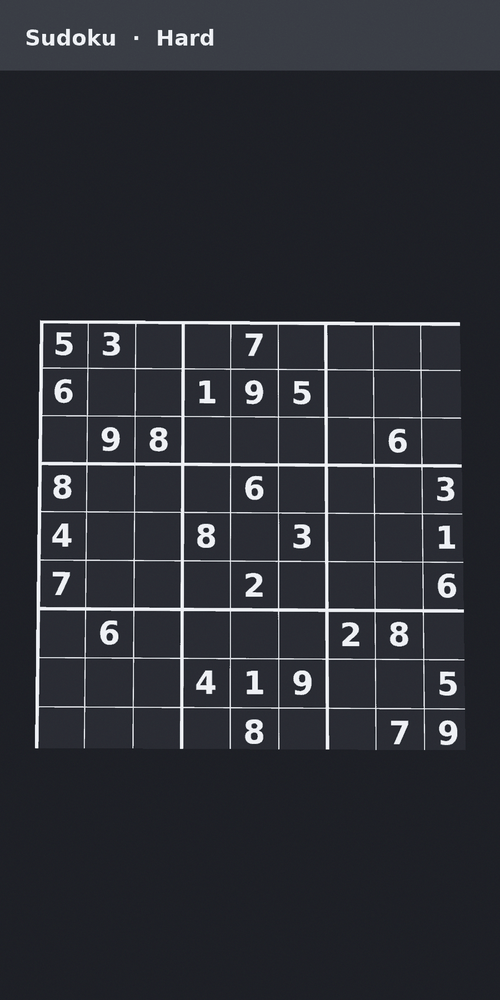
#> input picture app/src/main/assets/samples/sample1.png, 500 x 1000 px, shrunk from 900 x 1800 before the run
$ python verify_pipeline.py
#> lines starting #> are read from the running program, lines starting #| are printed output that depends on the picture; after the words box and inside, x2 and y2 are one past the last pixel; in counts of white or black regions, pixels touching at a corner belong together; long printed decimals are rounded
"""Validation mirror of the Kotlin per-cell pipeline in app/src/main/java/com/sudokuassist/vision/.

Check-list:
  * cell_ink_mask()  == SudokuGridDetector.cellInkMask()   (Otsu, minority, contrast guard, 2x2 OPEN)
  * clean_border()   == SudokuGridDetector.cleanBorderBlobs()
  * occupancy rules  == SudokuRecognizer.readOccupancy()
  * DigitTemplates.features() -> zero-mean 16x16 coverage, NCC
  * axisAlignedCandidate() -> structMask / lineProfiles / fitLattice (fast path)

Usage:
    pip install opencv-python-headless pillow numpy
    python3 tools/verify_pipeline.py

Exit code is 0 when the bundled sample is recognised without errors.
"""
import sys

import cv2
import numpy as np

CELL = 96
MIN_CELL_CONTRAST = 35.0
GRID = 16


def cell_ink_mask(gray):
    g = cv2.GaussianBlur(gray, (5, 5), 0)
    t, _ = cv2.threshold(g, 0, 255, cv2.THRESH_BINARY + cv2.THRESH_OTSU)
    total = g.size
    bright = int(np.count_nonzero(g > t))
    if bright == 0 or bright == total:
        return np.zeros_like(g)
    if bright > total - bright:
        ink = (g <= t)
        ink_count = total - bright
    else:
        ink = (g > t)
        ink_count = bright
    m = (ink.astype(np.uint8) * 255)
    ink_mean = float(g[ink].mean())
    bg_count = total - ink_count
    all_mean = float(g.mean())
    bg_mean = (all_mean * total - ink_mean * ink_count) / bg_count if bg_count else all_mean
    if abs(ink_mean - bg_mean) < MIN_CELL_CONTRAST:
        return np.zeros_like(g)
    return cv2.morphologyEx(m, cv2.MORPH_OPEN, np.ones((2, 2), np.uint8))


def clean_border(mask, border=1):
    n, labels, stats, _ = cv2.connectedComponentsWithStats((mask > 0).astype(np.uint8), 8)
    if n <= 1:
        return mask
    h, w = mask.shape
    out = mask.copy()
    for i in range(1, n):
        x, y, bw, bh, _a = stats[i]
        if x <= border or y <= border or x + bw >= w - border or y + bh >= h - border:
            out[labels == i] = 0
    return out


def features(bmp_gray):
    """Mirror of DigitTemplates.features(): bbox-normalise, 16x16, max-normalise, zero-mean."""
    lum = bmp_gray.astype(np.float32) / 255.0
    ink = 1.0 - lum
    ys, xs = np.nonzero(ink > 0.5)  # lum < 128
    f = np.zeros((GRID, GRID), np.float32)
    if len(xs) == 0:
        return f.ravel()
    minX, maxX, minY, maxY = xs.min(), xs.max(), ys.min(), ys.max()
    w = float(maxX - minX + 1)
    h = float(maxY - minY + 1)
    for y in range(ink.shape[0]):
        for x in range(ink.shape[1]):
            v = ink[y, x]
            if v <= 0.05:
                continue
            gx = int((x - minX) / w * (GRID - 1))
            gy = int((y - minY) / h * (GRID - 1))
            gx = min(max(gx, 0), GRID - 1)
            gy = min(max(gy, 0), GRID - 1)
            f[gy, gx] += v
    mx = f.max()
    if mx > 0:
        f /= mx
    f -= f.mean()
    return f.ravel()


SIZE = 64


def build_templates(font_path="/usr/share/fonts/truetype/dejavu/DejaVuSans-Bold.ttf"):
    """Mirror of DigitTemplates.buildTemplates(): 64x64 canvas, textSize = 0.82*SIZE,
    centered horizontally, baseline chosen so the glyph is vertically centered."""
    from PIL import Image, ImageDraw, ImageFont

    font = ImageFont.truetype(font_path, int(SIZE * 0.82))
    tiles = []
    for d in range(1, 10):
        img = Image.new("L", (SIZE, SIZE), 255)
        dr = ImageDraw.Draw(img)
        box = dr.textbbox((0, 0), str(d), font=font)
        x = SIZE / 2 - (box[2] + box[0]) / 2
        y = SIZE / 2 - (box[3] + box[1]) / 2
        dr.text((x, y), str(d), font=font, fill=0)
        tiles.append(features(np.array(img)))
    return np.array(tiles)


def classify(crop, templates):
    f = features(crop)
    na = float(f @ f)
    scores = []
    for t in templates:
        nb = float(t @ t)
        denom = np.sqrt(na * nb)
        scores.append(float(f @ t) / denom if denom > 0 else 0.0)
    s = np.array(scores)
    k = int(np.argmax(s))
    second = float(np.sort(s)[-2])
    return k + 1, float(s[k]), second


# ---------------------------------------------------------------- detection
# Mirror of SudokuGridDetector.structMask / lineProfiles / fitLattice (axis-aligned
# fast path only: that is the path the bundled sample takes).


def struct_mask(gray):
    g = cv2.GaussianBlur(gray, (3, 3), 0)
    inv = cv2.adaptiveThreshold(g, 255, cv2.ADAPTIVE_THRESH_MEAN_C, cv2.THRESH_BINARY_INV, 31, 3)
    nrm = cv2.adaptiveThreshold(g, 255, cv2.ADAPTIVE_THRESH_MEAN_C, cv2.THRESH_BINARY, 31, 3)
    m = inv if np.count_nonzero(inv) <= np.count_nonzero(nrm) else nrm
    _, o = cv2.threshold(g, 0, 255, cv2.THRESH_BINARY_INV + cv2.THRESH_OTSU)
    if np.count_nonzero(o) > o.size / 2:
        o = cv2.bitwise_not(o)
    return cv2.bitwise_or(m, o)


def line_profiles(mask, kvert, khorz):
    vert = cv2.morphologyEx(mask, cv2.MORPH_OPEN,
                            cv2.getStructuringElement(cv2.MORPH_RECT, (1, kvert)))
    horz = cv2.morphologyEx(mask, cv2.MORPH_OPEN,
                            cv2.getStructuringElement(cv2.MORPH_RECT, (khorz, 1)))
    cols = (vert > 0).mean(axis=0).astype(np.float32)
    rows = (horz > 0).mean(axis=1).astype(np.float32)
    return cols, rows


def subpixel(p, center, half):
    a = max(0, int(np.floor(center - half)))
    b = min(p.size - 1, int(np.ceil(center + half)))
    if b <= a:
        return center
    seg = p[a:b + 1]
    mx = float(seg.max())
    w = np.maximum(seg - 0.5 * mx, 1e-6)
    return float((np.arange(a, b + 1) * w).sum() / w.sum())


def seg_max(p, center, half):
    a = max(0, int(round(center - half)))
    b = min(p.size - 1, int(round(center + half)))
    if b < a:
        return 0.0
    return float(p[a:b + 1].max())


def fit_lattice(profile, span_lo=0.22, span_hi=1.0, min_count=9, fuzz=0.0):
    if profile.size == 0:
        return None
    if profile.max() <= 0.12:
        return None
    n = profile.size
    p = profile.copy()
    b = min(3, max(2, n // 60))
    for i in range(b):
        p[i] = 0
        p[n - 1 - i] = 0
    mx = float(p.max())
    if mx <= 0:
        return None
    pn = p / mx
    s_lo = max(4.0, (n - 1) * span_lo / 9.0)
    s_hi = (n - 1) * span_hi / 9.0
    # local maxima, non-max suppression
    thr = 0.13
    cand = [i for i in range(1, n - 1) if pn[i] >= thr and pn[i] >= pn[i - 1] and pn[i] >= pn[i + 1]]
    cand.sort(key=lambda i: -pn[i])
    nms = max(2, n // 150)
    keep = []
    for i in cand:
        if all(abs(k - i) > nms for k in keep):
            keep.append(i)
    keep.sort()
    peaks = np.array(keep, float)

    def consider(o, s):
        cnt = 0
        tot = 0.0
        for t in range(10):
            v = seg_max(pn, o + t * s, 0.20 * s)
            if v >= 0.22:
                cnt += 1
            tot += v
        return cnt + tot / 10.0, o, s

    best = None
    peak_count = min(peaks.size, 26)
    if peak_count >= 2:
        order = sorted(range(peaks.size), key=lambda i: -pn[int(peaks[i])])[:peak_count]
        pk = np.sort(peaks[order])
        for i in range(peak_count):
            for j in range(i + 1, peak_count):
                d = pk[j] - pk[i]
                for k in range(1, 10):
                    s = d / k
                    if s < s_lo or s > s_hi:
                        continue
                    for k1 in range(0, 10 - k):
                        o = pk[i] - k1 * s
                        if o < -0.8 * s or o + 9 * s > (n - 1) + 0.8 * s:
                            continue
                        r = consider(o, s)
                        if best is None or r[0] > best[0]:
                            best = r
    if best is None:
        return None
    o, s = best[1], best[2]
    # sub-pixel least squares over inliers
    ts, xs = [], []
    for t in range(10):
        pred = o + t * s
        if seg_max(pn, pred, 0.24 * s) >= 0.22:
            ts.append(t)
            xs.append(subpixel(pn, pred, 0.22 * s))
    if len(ts) >= 2:
        A = np.vstack([ts, np.ones(len(ts))]).T
        s_fit, o_fit = np.linalg.lstsq(A, np.array(xs), rcond=None)[0]
        if abs(s_fit - s) < 0.15 * s:
            s, o = float(s_fit), float(o_fit)
    count = max(len(ts), 1)
    score = best[0] / 10.0 * (count / 9.0)
    return dict(o=o, s=s, score=score, count=count)


def detect_axis(gray):
    """@return quad (4x2) or None, mirroring axisAlignedCandidate()."""
    h, w = gray.shape
    mask = struct_mask(gray)
    kvert = max(7, h // 8)
    khorz = max(7, w // 8)
    cols, rows = line_profiles(mask, kvert, khorz)
    lc = fit_lattice(cols)
    lr = fit_lattice(rows)
    if lc is None or lr is None:
        return None
    if abs(lc["s"] - lr["s"]) > 0.06 * max(lc["s"], lr["s"]):
        return None
    x0, y0 = lc["o"], lr["o"]
    x1, y1 = lc["o"] + 9 * lc["s"], lr["o"] + 9 * lr["s"]
    if x0 < -4 or y0 < -4 or x1 > w + 4 or y1 > h + 4:
        return None
    score = 0.5 * (lc["score"] + lr["score"])
    quad = np.array([[x0, y0], [x1, y0], [x1, y1], [x0, y1]], np.float32)
    return quad, score


def run(path, truth, quad=None, templates=None):
    im = cv2.imread(path, cv2.IMREAD_GRAYSCALE)
    if im is None:
        print(path, "MISSING")
        return None
    if quad is None:
        got = detect_axis(im)
        if got is None:
            print(f"{path.split('/')[-1]}: NO GRID")
            return None
        quad, score = got
        print(f"   detected quad={np.round(quad, 1).tolist()} lattice_score={score:.2f}")
    src = np.array(quad, np.float32)
    dst = np.array([[0, 0], [9 * CELL, 0], [9 * CELL, 9 * CELL], [0, 9 * CELL]], np.float32)
    M = cv2.getPerspectiveTransform(src, dst)
    warp = cv2.warpPerspective(im, M, (9 * CELL, 9 * CELL), flags=cv2.INTER_LINEAR)

    margin = int(CELL * 0.10)
    occ_err = 0
    digit_err = 0
    confs = []
    for i in range(81):
        r, c = divmod(i, 9)
        inner = warp[r * CELL + margin:(r + 1) * CELL - margin,
                     c * CELL + margin:(c + 1) * CELL - margin]
        mask = clean_border(cell_ink_mask(inner))
        n, _lab, stats, _ = cv2.connectedComponentsWithStats((mask > 0).astype(np.uint8), 8)
        best = None
        min_area = max(6, int(0.012 * inner.size))
        for k in range(1, n):
            x, y, bw, bh, a = stats[k]
            if a < min_area:
                continue
            if x <= 0 or y <= 0 or x + bw >= inner.shape[1] or y + bh >= inner.shape[0]:
                continue
            if best is None or a > best[4]:
                best = (x, y, bw, bh, a)
        occupied = False
        if best is not None:
            _x, _y, bw, bh, a = best
            frac = a / float(inner.size)
            occupied = (frac >= 0.02 and bw / inner.shape[1] >= 0.06
                        and bh / inner.shape[0] >= 0.22)
        want = truth[i] != '0'
        if want != occupied:
            occ_err += 1
        if want and occupied:
            crop = np.where(mask > 0, 0, 255).astype(np.uint8)
            d, s0, s1 = classify(crop, templates)
            confs.append((s0, s1))
            if d != int(truth[i]):
                digit_err += 1
    ngiv = sum(1 for ch in truth if ch != '0')
    print(f"{path.split('/')[-1]}: occupancy_err={occ_err} digit_err={digit_err} "
          f"(givens={ngiv}, {occ_err + digit_err} total errors)")
    if confs:
        a = np.array(confs)
        print(f"   template confidence: mean best={a[:, 0].mean():.2f} min={a[:, 0].min():.2f} "
              f"mean margin={np.mean(a[:, 0] - a[:, 1]):.2f}")
    return occ_err + digit_err


def main():
    import os
    here = os.path.dirname(os.path.dirname(os.path.abspath(__file__)))
    sample = os.path.join(here, 'app', 'src', 'main', 'assets', 'samples', 'sample1.png')
    truth = "530070000600195000098000060800060003400803001700020006060000280000419005000080079"
    tmpl = build_templates()
#> the loop in build_templates, `for d in range(1, 10):` made 9 passes
#> (box, y, minX in features, maxX in features, minY in features, maxY in features, w in features, h in features) on passes 1 to 9: ((0, 11, 36, 49), 2, 20, 46, 13, 50, 27, 38), ((0, 10, 36, 49), 2.5, 18, 45, 12, 50, 28, 39), ((0, 10, 36, 50), 2, 17, 45, 12, 51, 29, 40), ((0, 11, 36, 49), 2, 16, 47, 13, 50, 32, 38), ((0, 11, 36, 50), 1.5, 18, 46, 12, 50, 29, 39), ((0, 10, 36, 50), 2, 17, 46, 12, 51, 30, 40), ((0, 11, 36, 49), 2, 17, 45, 13, 50, 29, 38), ((0, 10, 36, 50), 2, 17, 46, 12, 51, 30, 40), ((0, 10, 36, 50), 2, 17, 46, 12, 51, 30, 40)
#> pass 1, in features, `ink = 1.0 - lum`:
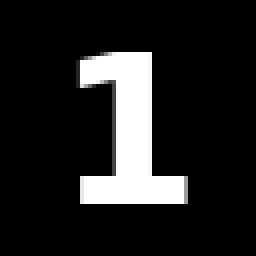
#> ink: shape (64, 64) float32 (shown 4 times larger); min 0, max 1, mean 0.13
#> after the loop in build_templates, `for d in range(1, 10):`:
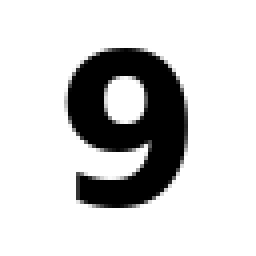
#> img: PIL image 64x64 L (shown 4 times larger); min 0, max 255, mean 207.7
#> after the loop in build_templates, `for d in range(1, 10):`: tiles = 9 items
    errors = run(sample, truth, templates=tmpl)
#> in struct_mask, `inv = cv2.adaptiveThreshold(g, 255, cv2.ADAPTIVE_THRESH_MEAN_C, cv2.TH..`:
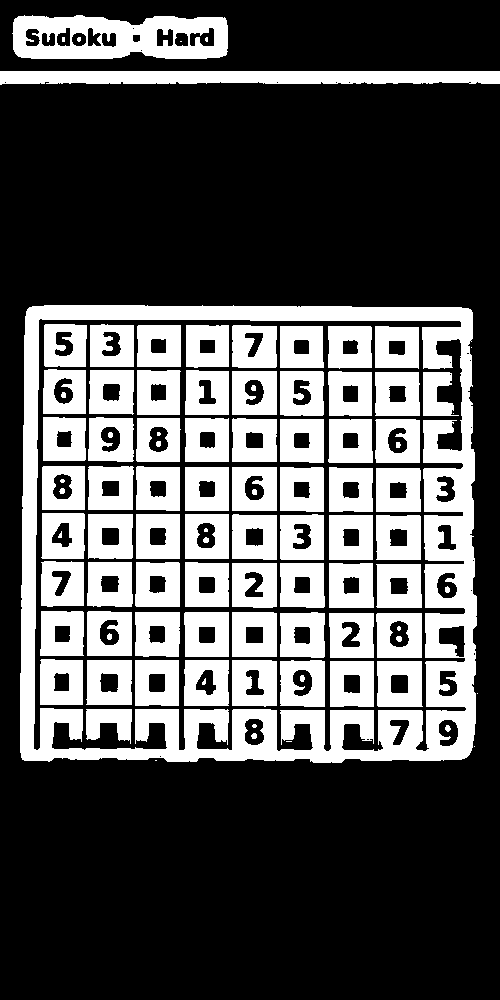
#> inv: shape (1000, 500); 32.8% white; 100 white regions (17 under 20 px), largest, box (x1, y1, x2, y2) and area: (20, 305, 477, 763) 41358, (12, 15, 228, 59) 6959, (0, 71, 500, 85) 6297
#> in struct_mask, `_, o = cv2.threshold(g, 0, 255, cv2.THRESH_BINARY_INV + cv2.THRESH_OTSU)`:
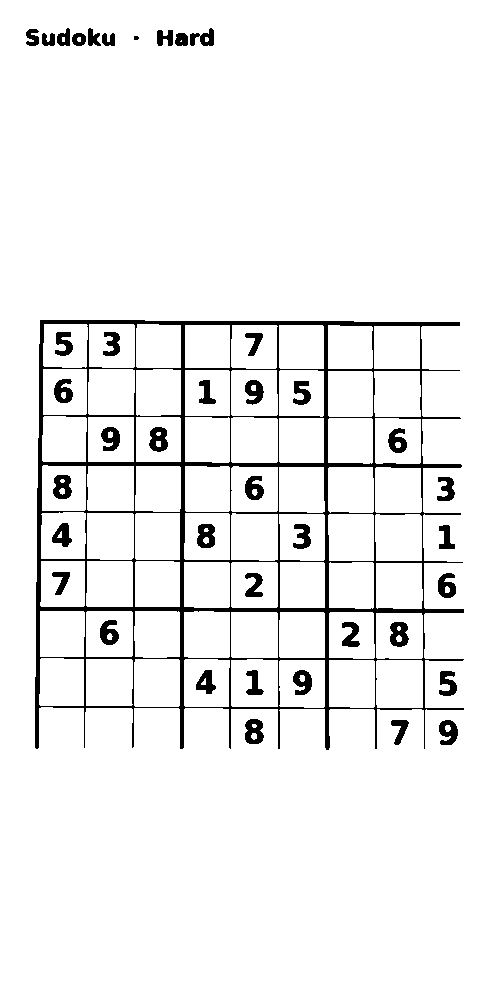
#> o: shape (1000, 500); 94.4% white; 41 black regions (1 under 20 px), largest, box (x1, y1, x2, y2) and area: (35, 320, 464, 750) 17848, (245, 719, 264, 744) 346, (390, 622, 409, 647) 340
#> in struct_mask, `return cv2.bitwise_or(m, o)`: returned value: shape (1000, 500); 38.4% white; 10 white regions (7 under 20 px), largest, box (x1, y1, x2, y2) and area: (20, 305, 477, 763) 177160, (12, 15, 228, 59) 8436, (0, 71, 500, 85) 6297
#> in line_profiles, `vert = cv2.morphologyEx(mask, cv2.MORPH_OPEN, cv2.getStructuringElemen..`: vert: shape (1000, 500); 3.9% white; 12 white regions, largest, box (x1, y1, x2, y2) and area: (21, 306, 43, 761) 8030, (462, 308, 473, 758) 3332, (180, 321, 185, 749) 1745
#> in line_profiles, `horz = cv2.morphologyEx(mask, cv2.MORPH_OPEN, cv2.getStructuringElemen..`:
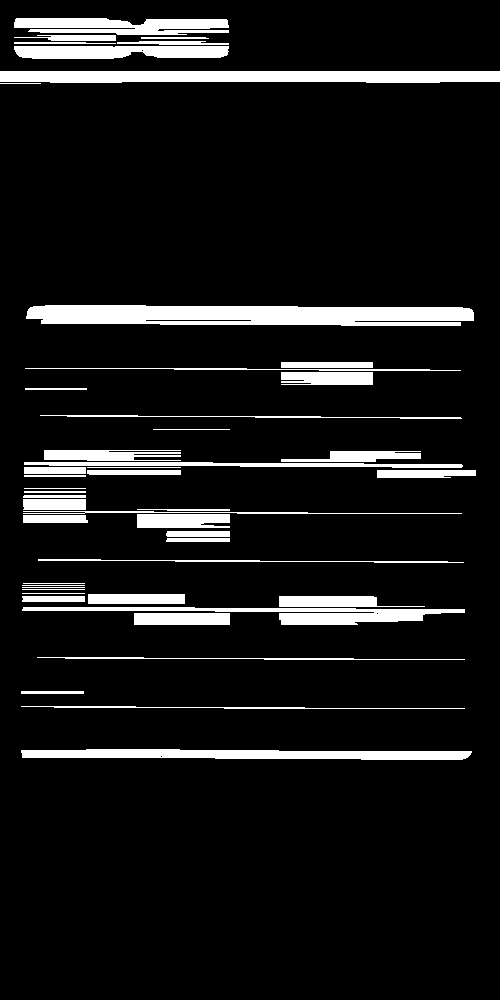
#> horz: shape (1000, 500); 9.3% white; 48 white regions, largest, box (x1, y1, x2, y2) and area: (26, 305, 474, 326) 8041, (0, 71, 500, 83) 5646, (21, 749, 472, 760) 3845
#> in line_profiles, `cols = (vert > 0).mean(axis=0).astype(np.float32)`: cols = 500 values, max 0.455 at index 32, min 0 at index 0, mean 0.0389
#> in line_profiles, `rows = (horz > 0).mean(axis=1).astype(np.float32)`: rows = 1000 values, max 1 at index 71, min 0 at index 0, mean 0.0926
#> in fit_lattice, `p = profile.copy()`: p has the same summary as cols in line_profiles
#> in fit_lattice, `mx = float(p.max())`: mx = 0.455
#> in fit_lattice, `pn = p / mx`: pn = 500 values, max 1 at index 32, min 0 at index 0, mean 0.0854
#> in fit_lattice, `cand = [i for i in range(1, n - 1) if pn[i] >= thr and pn[i] >= pn[i -..`: cand = 29 values from 29 to 466
#> the loop in fit_lattice, `for i in cand:` made 29 passes
#> i on passes 1 to 12: 32, 33, 29, 30, 466, 326, 327, 278, 181, 182, 230, 36
#> after the loop in fit_lattice, `for i in cand:`: keep = [32, 466, 326, 278, 181, 230, 36, 134, 374, 85, 423, 47, 51, 312, 316]
#> in fit_lattice, `peaks = np.array(keep, float)`: peaks = [32, 36, 47, 51, 85, 134, 181, 230, 278, 312, 316, 326, 374, 423, 466]
#> in fit_lattice, `order = sorted(range(peaks.size), key=lambda i: -pn[int(peaks[i])])[:p..`: order = [0, 14, 11, 8, 6, 7, 1, 5, 12, 4, 13, 2, 3, 9, 10]
#> in fit_lattice, `pk = np.sort(peaks[order])`: pk has the same summary as peaks
#> the loop in fit_lattice, `for i in range(peak_count):` made 15 passes
#> the loop in fit_lattice (call 2), `for i in cand:` made 89 passes
#> i on passes 1 to 12: 71, 72, 73, 74, 75, 76, 77, 78, 79, 80, 81, 751
#|    detected quad=[[35.800, 318.400], [470.100, 318.400], [470.100, 755.600], [35.800, 755.600]] lattice_score=1.19
#> after the loop in run, `for i in range(81):`:
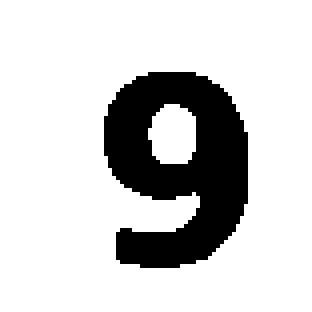
#> crop: shape (78, 78) (shown 4 times larger); 81.1% white; 1 black region, box (x1, y1, x2, y2) and area: (26, 18, 62, 67) 1147
#> after the loop in run, `for i in range(81):`:
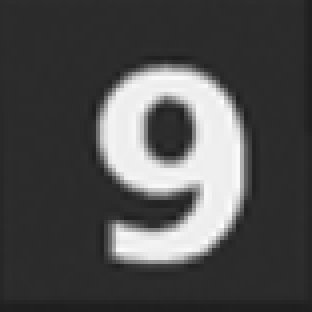
#> inner: shape (78, 78) (shown 4 times larger); min 30, max 253, mean 78.1
#| sample1.png: occupancy_err=0 digit_err=0 (givens=30, 0 total errors)
#|    template confidence: mean best=0.88 min=0.85 mean margin=0.31
    return 0 if errors == 0 else 1


if __name__ == '__main__':
    sys.exit(main())
#> (the program exits here)
